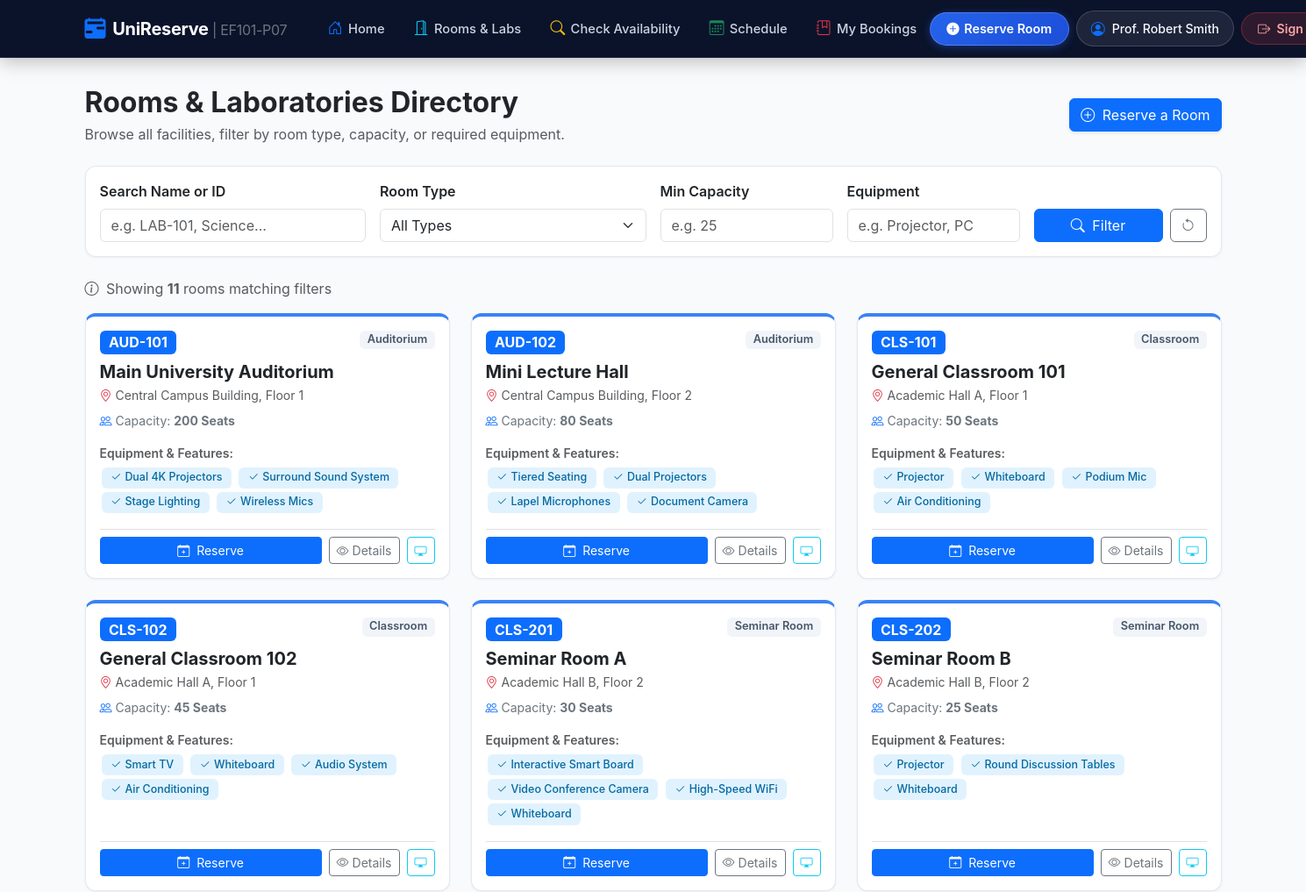
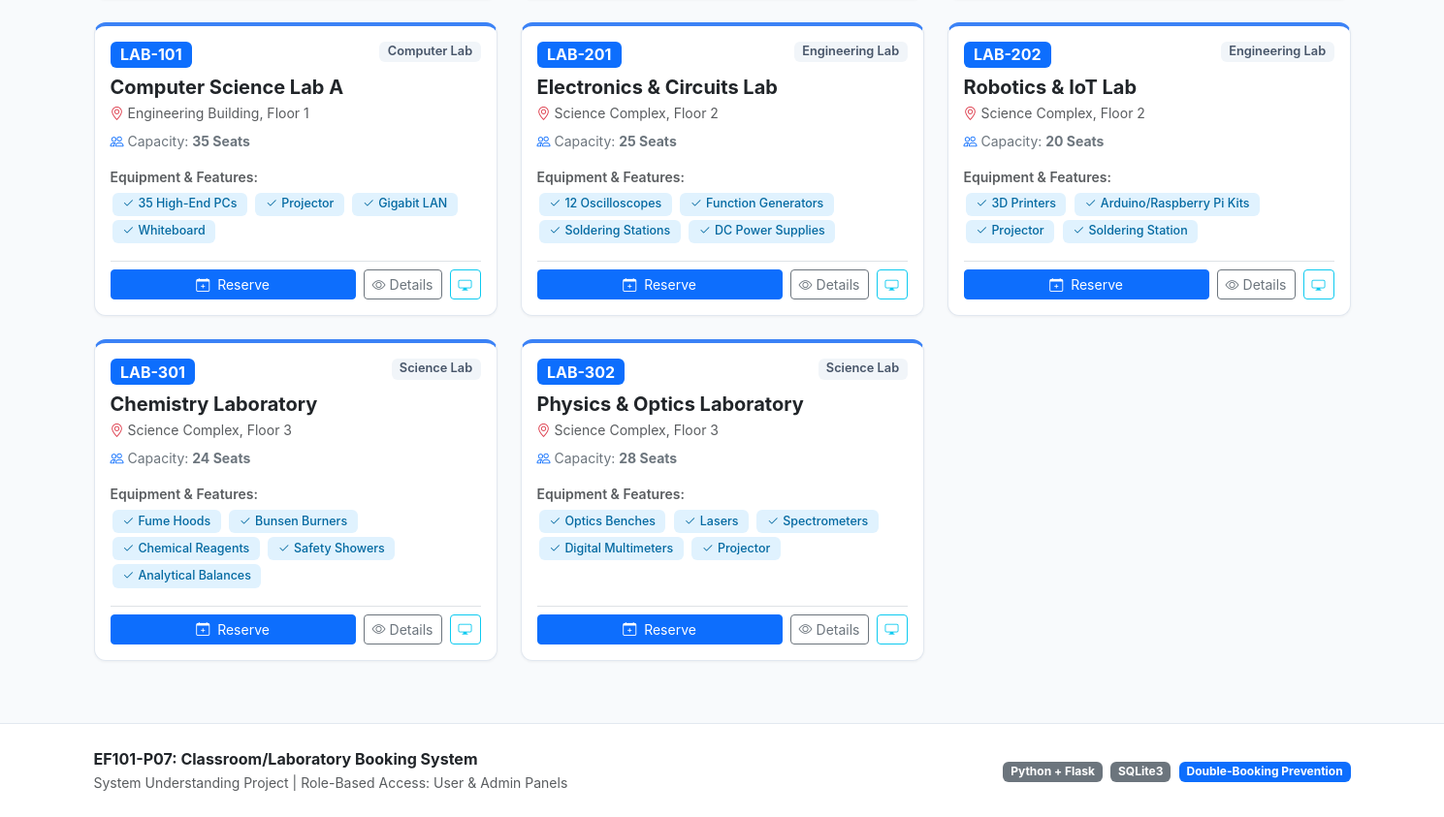
Page /rooms (signed in) on the committed database (2 pictures, top to bottom).
### tables this page shows
CREATE TABLE rooms (
            id TEXT PRIMARY KEY,
            name TEXT NOT NULL,
            room_type TEXT NOT NULL,
            location TEXT NOT NULL,
            capacity INTEGER NOT NULL,
            equipment TEXT NOT NULL,
            description TEXT
        );

### app.py (the view)
@app.route("/rooms")
def rooms_list():
    conn = database.get_db()
    cursor = conn.cursor()
    selected_type = request.args.get("type", "").strip()
    min_capacity = request.args.get("capacity", "").strip()
    equipment_keyword = request.args.get("equipment", "").strip()
    search_text = request.args.get("q", "").strip()
    query = "SELECT * FROM rooms WHERE 1=1"
    params = []
    if selected_type:
        query += " AND room_type = ?"
        params.append(selected_type)
    if min_capacity and min_capacity.isdigit():
        query += " AND capacity >= ?"
        params.append(int(min_capacity))
    if equipment_keyword:
        query += " AND equipment LIKE ?"
        params.append(f"%{equipment_keyword}%")
    if search_text:
        query += " AND (id LIKE ? OR name LIKE ? OR location LIKE ?)"
        wildcard = f"%{search_text}%"
        params.extend([wildcard, wildcard, wildcard])
    query += " ORDER BY id ASC"
    cursor.execute(query, params)
    rooms = cursor.fetchall()
    cursor.execute("SELECT DISTINCT room_type FROM rooms ORDER BY room_type")
    all_types = [row[0] for row in cursor.fetchall()]
    conn.close()
    return render_template(
        "rooms.html",
        rooms=rooms,
        all_types=all_types,
        selected_type=selected_type,
        min_capacity=min_capacity,
        equipment_keyword=equipment_keyword,
        search_text=search_text,
        result_count=len(rooms)
    )

### app.py (called while the page is built)
@app.before_request
def require_login():
    public_endpoints = ["login", "register", "static"]
    if request.endpoint and request.endpoint not in public_endpoints:
        if "user_id" not in session:
            return redirect(url_for("login"))

@app.context_processor
def inject_user():
    return {
        "current_user": {
            "id": session.get("user_id"),
            "username": session.get("username"),
            "name": session.get("user_name"),
            "email": session.get("user_email"),
            "role": session.get("role")
        }
    }

### database.py (called while the page is built)
def get_db():
    conn = sqlite3.connect(DB_FILE)
    conn.row_factory = sqlite3.Row
    conn.execute("PRAGMA foreign_keys = ON")
    return conn

### templates/rooms.html (shortened to what this page needs)
{% extends "base.html" %}
{% block content %}
<div class="d-flex justify-content-between align-items-center mb-4">
    <div>
        <h2 class="fw-bold text-dark mb-1">Rooms & Laboratories Directory</h2>
        <p class="text-muted mb-0">Browse all facilities, filter by room type, capacity, or required equipment.</p>
    </div>
    <a href="{{ url_for('book_room') }}" class="btn btn-primary shadow-sm">
        <i class="bi bi-plus-circle me-1"></i> Reserve a Room
    </a>
</div>
<div class="card mb-4 bg-white">
    <div class="card-body">
        <form method="GET" action="{{ url_for('rooms_list') }}" class="row g-3 align-items-end">
            <div class="col-md-3">
                <label class="form-label fw-semibold">Search Name or ID</label>
                <input type="text" name="q" class="form-control" placeholder="e.g. LAB-101, Science..." value="{{ search_text }}">
            </div>
            <div class="col-md-3">
                <label class="form-label fw-semibold">Room Type</label>
                <select name="type" class="form-select">
                    <option value="">All Types</option>
                </select>
            </div>
            <div class="col-md-2">
                <label class="form-label fw-semibold">Min Capacity</label>
                <input type="number" name="capacity" class="form-control" placeholder="e.g. 25" min="1" value="{{ min_capacity }}">
            </div>
            <div class="col-md-2">
                <label class="form-label fw-semibold">Equipment</label>
                <input type="text" name="equipment" class="form-control" placeholder="e.g. Projector, PC" value="{{ equipment_keyword }}">
            </div>
            <div class="col-md-2 d-flex gap-2">
                <button type="submit" class="btn btn-primary w-100"><i class="bi bi-search me-1"></i> Filter</button>
                <a href="{{ url_for('rooms_list') }}" class="btn btn-outline-secondary" title="Reset Filters"><i class="bi bi-arrow-counterclockwise"></i></a>
            </div>
        </form>
    </div>
</div>
<p class="text-muted mb-3"><i class="bi bi-info-circle me-1"></i> Showing <strong>{{ result_count }}</strong> rooms matching filters</p>
<div class="row g-4">
    {% for room in rooms %}
        <div class="col-md-6 col-lg-4">
            <div class="card h-100 room-card bg-white">
                <div class="card-body d-flex flex-column">
                    <div class="d-flex justify-content-between align-items-start mb-2">
                        <span class="badge bg-primary fs-6">{{ room.id }}</span>
                        <span class="badge badge-room-type">{{ room.room_type }}</span>
                    </div>
                    <h5 class="card-title fw-bold text-dark mb-1">{{ room.name }}</h5>
                    <p class="text-muted small mb-2"><i class="bi bi-geo-alt me-1 text-danger"></i>{{ room.location }}</p>
                    <p class="small text-secondary mb-3"><i class="bi bi-people me-1 text-primary"></i>Capacity: <strong>{{ room.capacity }} Seats</strong></p>
                    <div class="mb-3 flex-grow-1">
                        <small class="text-muted fw-semibold d-block mb-1">Equipment & Features:</small>
                        {% for eq in room.equipment.split(',') %}
                            <span class="badge badge-equipment"><i class="bi bi-check2 me-1"></i>{{ eq.strip() }}</span>
                        {% endfor %}
                    </div>
                    <div class="d-flex gap-2 pt-2 border-top">
                        <a href="{{ url_for('book_room', room_id=room.id) }}" class="btn btn-primary btn-sm flex-fill">
                            <i class="bi bi-calendar-plus me-1"></i> Reserve
                        </a>
                        <a href="{{ url_for('room_detail', room_id=room.id) }}" class="btn btn-outline-secondary btn-sm" title="Details">
                            <i class="bi bi-eye"></i> Details
                        </a>
                        <a href="{{ url_for('room_kiosk', room_id=room.id) }}" target="_blank" class="btn btn-outline-info btn-sm" title="Door Display Signage">
                            <i class="bi bi-display"></i>
                        </a>
                    </div>
                </div>
            </div>
        </div>
    {% endfor %}
</div>
{% endblock %}

### static/css/style.css (style rules this page uses)
:root { --primary-color: #1e3a8a; --primary-light: #3b82f6; --accent-color: #0d9488; --bg-light: #f8fafc; --card-border: #e2e8f0; }
body { font-family: -apple-system, BlinkMacSystemFont, "Segoe UI", Roboto, "Helvetica Neue", Arial, sans-serif; background-color: var(--bg-light); color: #1e293b; min-height: 100vh; display: flex; flex-direction: column; }
.card { border: 1px solid var(--card-border); border-radius: 12px; box-shadow: 0 1px 3px rgba(0, 0, 0, 0.05); transition: transform 0.2s ease, box-shadow 0.2s ease; }
.room-card { border-top: 4px solid var(--primary-light); }
.badge-equipment { background-color: #e0f2fe; color: #0369a1; font-size: 0.78rem; font-weight: 500; padding: 0.35rem 0.65rem; border-radius: 6px; display: inline-block; margin: 2px; }
.badge-room-type { background-color: #f1f5f9; color: #475569; font-size: 0.8rem; font-weight: 600; }

### rows in the picture
rooms: id "AUD-101", room_type "Auditorium", name "Main University Auditorium", location "Central Campus Building, Floor 1", capacity "200", strip "Dual 4K Projectors" "Surround Sound System" "Stage Lighting" "Wireless Mics"
rooms: id "AUD-102", room_type "Auditorium", name "Mini Lecture Hall", location "Central Campus Building, Floor 2", capacity "80", strip "Tiered Seating" "Dual Projectors" "Lapel Microphones" "Document Camera"
rooms: id "CLS-101", room_type "Classroom", name "General Classroom 101", location "Academic Hall A, Floor 1", capacity "50", strip "Projector" "Whiteboard" "Podium Mic" "Air Conditioning"
rooms: id "CLS-102", room_type "Classroom", name "General Classroom 102", location "Academic Hall A, Floor 1", capacity "45", strip "Smart TV" "Whiteboard" "Audio System" "Air Conditioning"
rooms: id "CLS-201", room_type "Seminar Room", name "Seminar Room A", location "Academic Hall B, Floor 2", capacity "30", strip "Interactive Smart Board" "Video Conference Camera" "High-Speed WiFi" "Whiteboard"
rooms: id "CLS-202", room_type "Seminar Room", name "Seminar Room B", location "Academic Hall B, Floor 2", capacity "25", strip "Projector" "Round Discussion Tables" "Whiteboard"
rooms: id "LAB-101", room_type "Computer Lab", name "Computer Science Lab A", location "Engineering Building, Floor 1", capacity "35", strip "35 High-End PCs" "Projector" "Gigabit LAN" "Whiteboard"
rooms: id "LAB-201", room_type "Engineering Lab", name "Electronics & Circuits Lab", location "Science Complex, Floor 2", capacity "25", strip "12 Oscilloscopes" "Function Generators" "Soldering Stations" "DC Power Supplies"
rooms: id "LAB-202", room_type "Engineering Lab", name "Robotics & IoT Lab", location "Science Complex, Floor 2", capacity "20", strip "3D Printers" "Arduino/Raspberry Pi Kits" "Projector" "Soldering Station"
rooms: id "LAB-301", room_type "Science Lab", name "Chemistry Laboratory", location "Science Complex, Floor 3", capacity "24", strip "Fume Hoods" "Bunsen Burners" "Chemical Reagents" "Safety Showers" "Analytical Balances"
rooms: id "LAB-302", room_type "Science Lab", name "Physics & Optics Laboratory", location "Science Complex, Floor 3", capacity "28", strip "Optics Benches" "Lasers" "Spectrometers" "Digital Multimeters" "Projector"

### other values in the picture
{{ current_user.name }} "Prof. Robert Smith"
{{ result_count }} "11"
